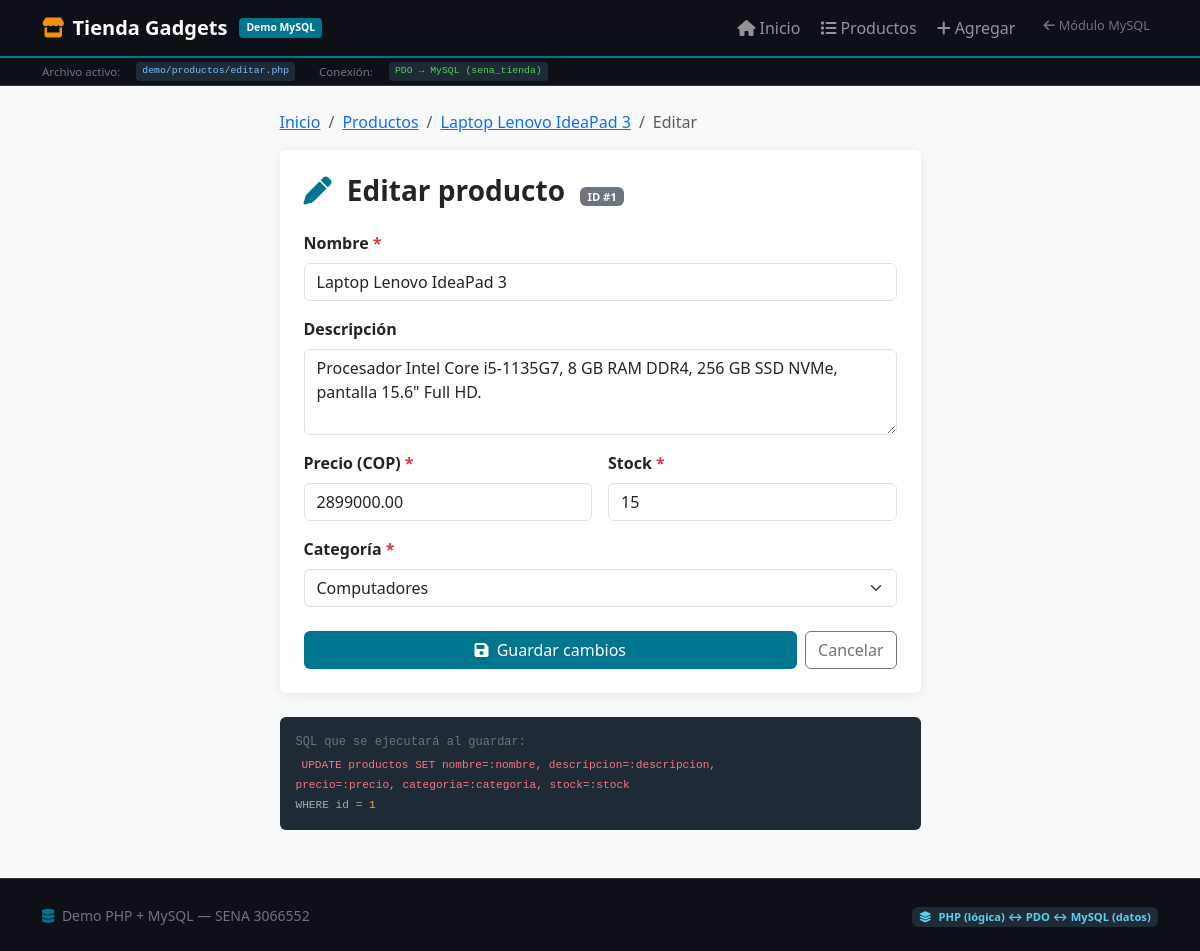
/productos/editar.php?id=1, run on the app's committed database.
### tables this page shows
CREATE TABLE productos (
    id          INT           AUTO_INCREMENT PRIMARY KEY,
    nombre      VARCHAR(100)  NOT NULL,
    descripcion TEXT,
    precio      DECIMAL(10,2) NOT NULL DEFAULT 0.00,
    categoria   VARCHAR(50)   NOT NULL,
    stock       INT           NOT NULL DEFAULT 0,
    activo      TINYINT(1)    NOT NULL DEFAULT 1,
    creado_en   DATETIME      NOT NULL DEFAULT CURRENT_TIMESTAMP
);

### productos/editar.php (the view, shortened to what this page needs)
<?php
$id = filter_input(INPUT_GET, 'id', FILTER_VALIDATE_INT)
   ?? filter_input(INPUT_POST, 'id', FILTER_VALIDATE_INT);
$categorias = ['Computadores','Periféricos','Monitores','Audio','Tablets','Almacenamiento','Accesorios','Mobiliario'];
$errores    = [];
$producto   = null;
try {
    $pdo = DB::conectar();
    $stmt = $pdo->prepare('SELECT * FROM productos WHERE id = ? LIMIT 1');
    $stmt->execute([$id]);
    $producto = $stmt->fetch();
} catch (PDOException $e) {
    $errores[] = 'Error de base de datos.';
}
require_once __DIR__ . '/../includes/header.php';
?>
<div class="row justify-content-center">
  <div class="col-lg-7">
    <nav aria-label="breadcrumb" class="mb-3">
      <ol class="breadcrumb">
        <li class="breadcrumb-item"><a href="../index.php">Inicio</a></li>
        <li class="breadcrumb-item"><a href="index.php">Productos</a></li>
        <li class="breadcrumb-item"><a href="ver.php?id=<?= $id ?>">
          <?= htmlspecialchars($producto['nombre'] ?? '') ?>
        </a></li>
        <li class="breadcrumb-item active">Editar</li>
      </ol>
    </nav>
    <div class="card p-4">
      <h3 class="fw-bold mb-4">
        <i class="fas fa-pen me-2" style="color:var(--db)"></i>
        Editar producto
        <span class="badge bg-secondary ms-2" style="font-size:.7rem">ID #<?= $id ?></span>
      </h3>
      <form method="POST" action="editar.php?id=<?= $id ?>" novalidate>
        <div class="mb-3">
          <label for="nombre" class="form-label fw-semibold">Nombre <span class="text-danger">*</span></label>
          <input type="text" class="form-control" id="nombre" name="nombre"
                 value="<?= htmlspecialchars($producto['nombre'] ?? '') ?>" required maxlength="100">
        </div>
        <div class="mb-3">
          <label for="descripcion" class="form-label fw-semibold">Descripción</label>
          <textarea class="form-control" id="descripcion" name="descripcion" rows="3"><?= htmlspecialchars($producto['descripcion'] ?? '') ?></textarea>
        </div>
        <div class="row g-3">
          <div class="col-sm-6">
            <label for="precio" class="form-label fw-semibold">Precio (COP) <span class="text-danger">*</span></label>
            <input type="number" class="form-control" id="precio" name="precio"
                   value="<?= htmlspecialchars($producto['precio'] ?? '') ?>"
                   min="0" step="1000" required>
          </div>
          <div class="col-sm-6">
            <label for="stock" class="form-label fw-semibold">Stock <span class="text-danger">*</span></label>
            <input type="number" class="form-control" id="stock" name="stock"
                   value="<?= htmlspecialchars($producto['stock'] ?? '') ?>" min="0" required>
          </div>
        </div>
        <div class="mb-3 mt-3">
          <label for="categoria" class="form-label fw-semibold">Categoría <span class="text-danger">*</span></label>
          <select class="form-select" id="categoria" name="categoria" required>
            <?php foreach ($categorias as $cat): ?>
            <option value="<?= htmlspecialchars($cat) ?>"
                    <?= ($producto['categoria'] ?? '') === $cat ? 'selected' : '' ?>>
              <?= htmlspecialchars($cat) ?>
            </option>
            <?php endforeach; ?>
          </select>
        </div>
        <div class="d-flex gap-2 mt-4">
          <button type="submit" class="btn btn-db flex-grow-1">
            <i class="fas fa-save me-1"></i> Guardar cambios
          </button>
          <a href="ver.php?id=<?= $id ?>" class="btn btn-outline-secondary">Cancelar</a>
        </div>
      </form>
    </div>
    <div class="mt-4 alert-code p-3 rounded">
      <div class="text-secondary mb-1" style="font-size:.75rem">SQL que se ejecutará al guardar:</div>
      <code style="color:#f97583">UPDATE productos SET nombre=:nombre, descripcion=:descripcion,<br>
precio=:precio, categoria=:categoria, stock=:stock<br>
<span style="color:#aaa">WHERE id = <span style="color:#f0a356"><?= $id ?></span></span></code>
    </div>
  </div>
</div>
<?php require_once __DIR__ . '/../includes/footer.php'; ?>

### includes/header.php (style rules this page uses)
:root { --db: #00758f; --db2: #f29111; }
body { background: #f8f9fa; }
.card { border: none; box-shadow: 0 2px 12px rgba(0,0,0,.08); }
.btn-db { background: var(--db); color: #fff; border: none; }
code { background: #1e2a35; color: #79c0ff; padding: 2px 6px; border-radius: 4px; font-size: .85em; }
.alert-code { background: #1e2a35; color: #e6edf3; border-radius: 8px; font-family: monospace; font-size: .82rem; }

### data on the page
productos: nombre "Laptop Lenovo IdeaPad 3", descripcion "Procesador Intel Core i5-1135G7, 8 GB RAM DDR4, 256 GB SSD NVMe, pantalla 15.6\" Full HD.", precio "2899000.00", stock "15", categoria "Computadores"

### other printed values
$archivoActual "demo/productos/editar.php"
$id "1"
